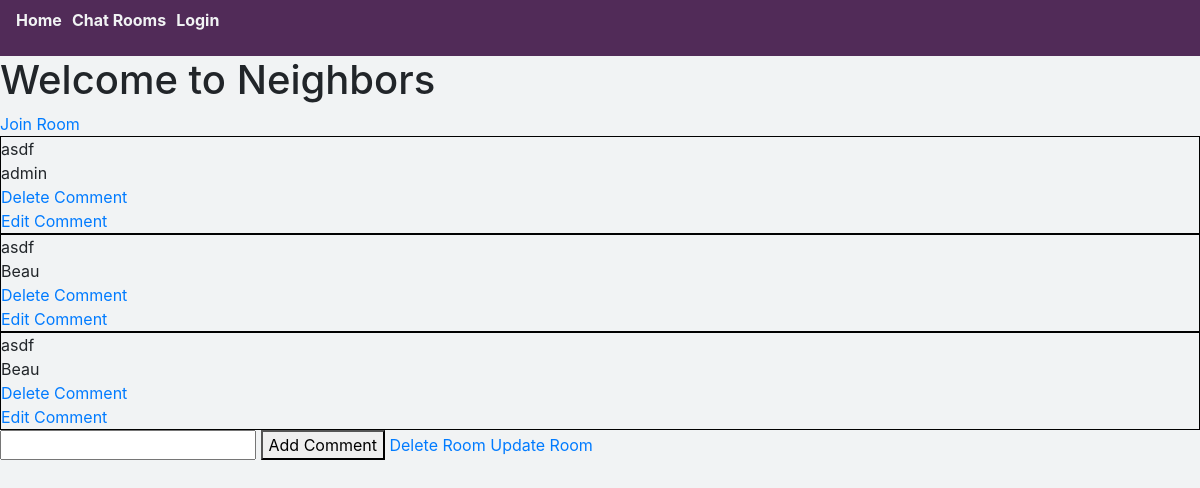
Before: /2/chat_room_detail with the older database file.
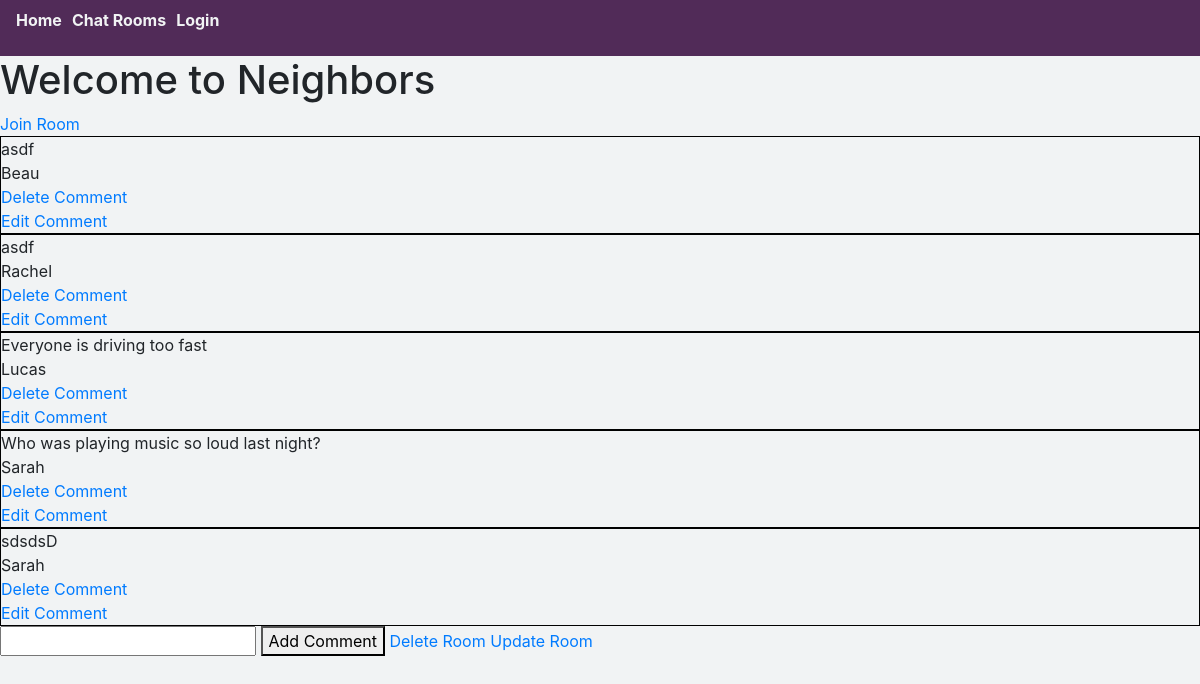
After: the same page with the newer database file.
### chat_app/models.py (models this page shows, shortened)
class Message(models.Model):
    text = models.CharField(max_length=255, null=True)
    user = models.ForeignKey(User, on_delete=models.CASCADE, null=True)
    room = models.ForeignKey(Room, on_delete=models.CASCADE, null=True)

### chat_app/views.py (the view)
# urls.py: path('<int:pk>/chat_room_detail', views.DetailView.as_view(), name='chat_detail'),
class DetailView(generic.DetailView):
    model = Room
    template_name = 'chat_app/chat_room_detail.html'
    fields = ['name']

### chat_app/templates/chat_app/chat_room_detail.html (shortened to what this page needs)
{% extends 'chat_app/base.html' %}
{% block content %}
<h1>Welcome to {{room.name}}</h1>
<div><a href="#">Join Room</a></div>
{% for message in object.message_set.all %}
<div class="message">
  <div>{{message.text}}</div>
  <div>{{message.user}}</div>
  <div><a href="{% url 'chat_app:message_delete' message.id %}">Delete Comment</a></div>
  <div><a href="{% url 'chat_app:message_edit' message.id %}">Edit Comment</a></div>
</div>
{% endfor %}
<form action="{% url 'chat_app:message_create' room.id %}" method='post' ">{% csrf_token %}
  <input type="text" name='text'>
  <button>Add Comment</button>
  <a href="{% url 'chat_app:room_delete' room.id %}">Delete Room</a>
  <a href="{% url 'chat_app:room_update' room.id %}">Update Room</a>
</form>
{% endblock content %}

Changed rows visible on the page:
removed Message: text "asdf", user "admin"
removed Message: text "asdf", user "Beau"
added Message: text "asdf", user "Rachel"
added Message: text "Everyone is driving too fast", user "Lucas"
added Message: text "Who was playing music so loud last night?", user "Sarah"
added Message: text "sdsdsD", user "Sarah"
